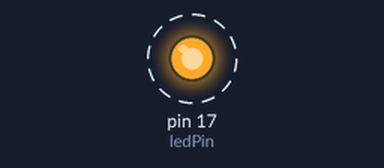
The sketch below on a simulated Arduino Uno, built with avr-gcc and run on an emulated ATmega328P. On the bench: output pins drawn as LEDs (lit = HIGH). Dashed ring = blinking.

Above: at 0.2 s.
Timing chart, 0 to 3.0 s (numbered marks = the images above):
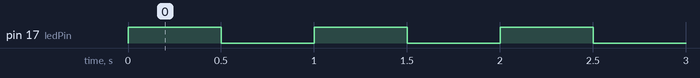

The sketch:

blink.ino
```cpp
const int ledPin = 17;

void blink(int spacing) {
  digitalWrite(ledPin, HIGH);
  delay(spacing);
  digitalWrite(ledPin, LOW);
}

void setup() {
  pinMode(ledPin, OUTPUT);
}

void loop() {
  blink(500);
  delay(500);
}
```

Measured:
- by itself, pin 17 (ledPin): alternates HIGH for 0.50 s and LOW for 0.50 s
